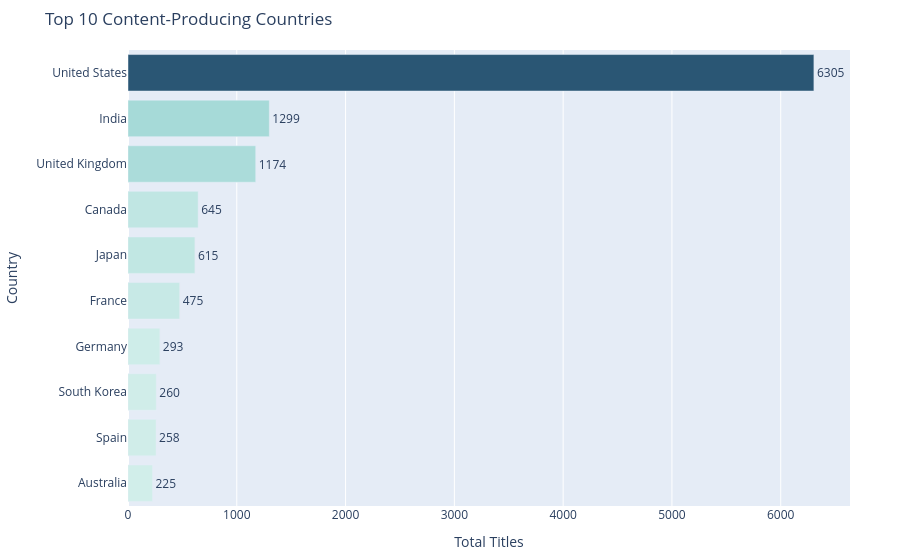

Write notebook code for a chart like this one.
### Markdown cell above
## 4. Country Analysis (Global Production)

### Code cell
display(get_top_countries(df, 10))
fig4 = plot_top_countries_bar(df, 10)
fig4.show()

### Figure 1 — Plotly figure (JSON) as saved in the notebook; plotly's stock layout.template omitted (floating-point values rounded to 4 significant figures)
{"data": [{"hovertemplate": "Total Titles=%{marker.color}<br>Country=%{y}<extra></extra>", "legendgroup": "", "marker": {"color": [225, 258, 260, 293, 475, 615, 645, 1174, 1299, 6305], "coloraxis": "coloraxis", "pattern": {"shape": ""}}, "name": "", "orientation": "h", "showlegend": false, "text": [225.0, 258.0, 260.0, 293.0, 475.0, 615.0, 645.0, 1174.0, 1299.0, 6305.0], "textposition": "outside", "type": "bar", "x": [225, 258, 260, 293, 475, 615, 645, 1174, 1299, 6305], "xaxis": "x", "y": ["Australia", "Spain", "South Korea", "Germany", "France", "Japan", "Canada", "United Kingdom", "India", "United States"], "yaxis": "y"}], "layout": {"barmode": "relative", "coloraxis": {"autocolorscale": false, "colorbar": {"title": {"text": "Total Titles"}}, "colorscale": [[0.0, "rgb(209, 238, 234)"], [0.1667, "rgb(168, 219, 217)"], [0.3333, "rgb(133, 196, 201)"], [0.5, "rgb(104, 171, 184)"], [0.6667, "rgb(79, 144, 166)"], [0.8333, "rgb(59, 115, 143)"], [1.0, "rgb(42, 86, 116)"]], "showscale": false}, "legend": {"tracegroupgap": 0}, "margin": {"b": 30, "l": 120, "r": 50, "t": 50}, "title": {"text": "Top 10 Content-Producing Countries"}, "xaxis": {"anchor": "y", "domain": [0.0, 1.0], "title": {"text": "Total Titles"}}, "yaxis": {"anchor": "x", "domain": [0.0, 1.0], "title": {"text": "Country"}}}}
